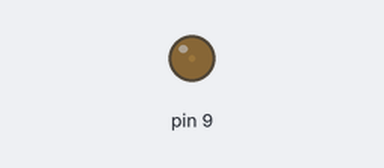
Bench run of a sketch on a simulated Arduino Uno, built with avr-gcc and run on an emulated ATmega328P. On the bench: output pins drawn as LEDs (lit = HIGH).

Above: at 0.05 s.
At 0.95 s:
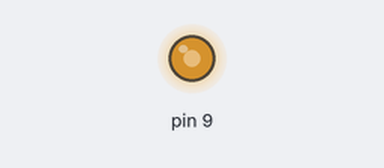
At 1.35 s:
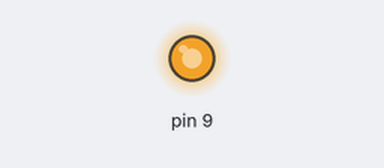
At 2.7 s:
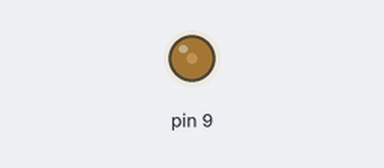
Timing chart, 0 to 7.0 s (numbered marks = the images above):
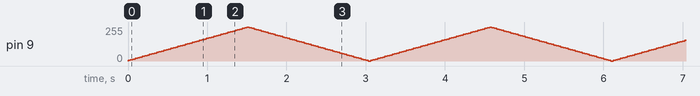

The sketch:

06P12.ino
```cpp
int bright =  0;
int fade = 5;

void setup() {
  // put your setup code here, to run once:
  pinMode(9, OUTPUT);
}

void loop() {
  // put your main code here, to run repeatedly:
  bright += fade;
  if(bright == 0 || bright >= 255) {
    fade = -fade;
  }
  analogWrite(9, bright);
  delay(30);
}
```
